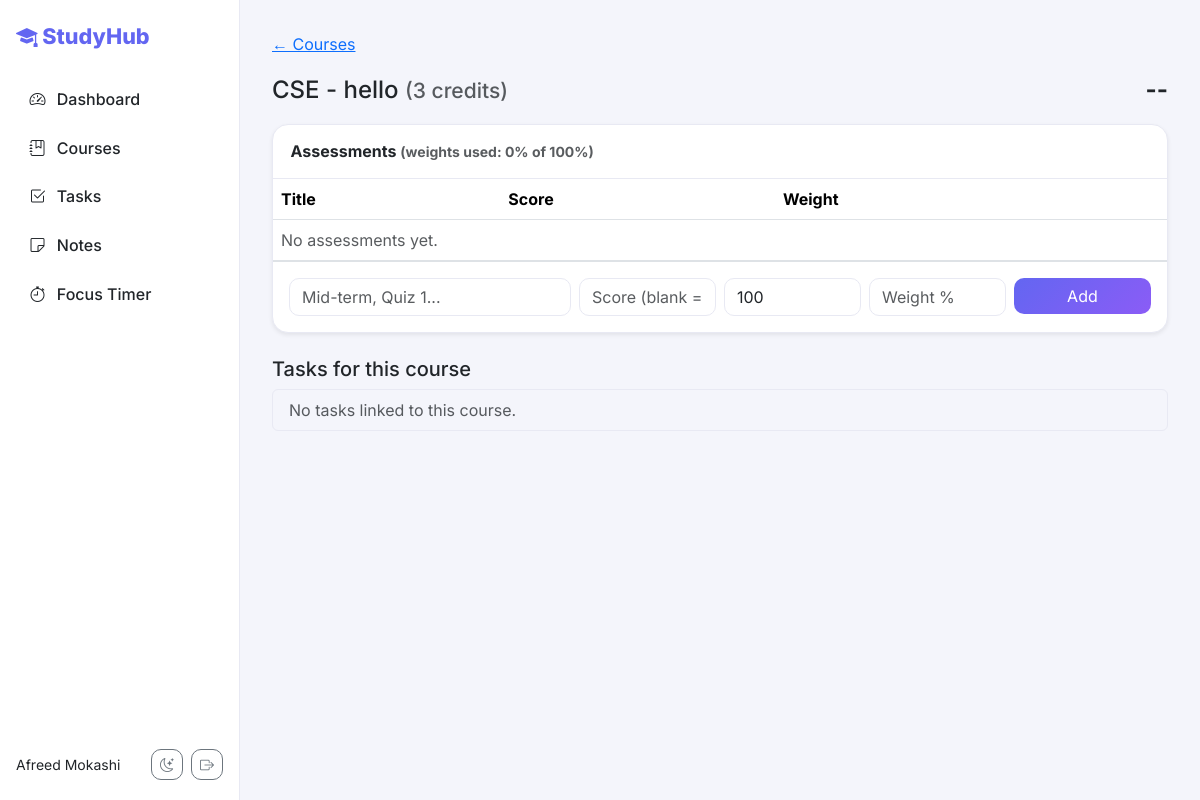
Page /courses/1 (signed in) on the committed database.
### app/models.py (models this page shows, shortened)
class User(UserMixin, db.Model):
    id = db.Column(db.Integer, primary_key=True)
    name = db.Column(db.String(80), nullable=False)
    email = db.Column(db.String(120), unique=True, nullable=False)
    password_hash = db.Column(db.String(256), nullable=False)
    courses = db.relationship("Course", backref="user", cascade="all, delete-orphan")

class Course(db.Model):
    id = db.Column(db.Integer, primary_key=True)
    user_id = db.Column(db.Integer, db.ForeignKey("user.id"), nullable=False)
    code = db.Column(db.String(20), nullable=False)
    name = db.Column(db.String(120), nullable=False)
    credits = db.Column(db.Integer, nullable=False, default=3)
    assessments = db.relationship("Assessment", backref="course", cascade="all, delete-orphan")
    tasks = db.relationship("Task", backref="course")
    sessions = db.relationship("StudySession", backref="course")

### app/main.py (the view)
@bp.route("/courses/<int:course_id>")
@login_required
def course_detail(course_id):
    course = owned_or_404(Course, course_id)
    pct = course_percentage(course.assessments)
    tasks = Task.query.filter_by(course_id=course.id).order_by(Task.due_date).all()
    targets = []
    if any(a.score is None for a in course.assessments):
        targets = [(gp, needed_score(course.assessments, t))
                   for gp, t in ((10, 90), (9, 80), (8, 70), (7, 60))]
    return render_template(
        "course_detail.html", course=course, pct=pct, points=percentage_to_points(pct),
        tasks=tasks, weight_used=sum(a.weight for a in course.assessments), targets=targets,
    )

### app/grades.py (called while the page is built)
def percentage_to_points(pct):
    if pct is None:
        return None
    for floor, points in ((90, 10), (80, 9), (70, 8), (60, 7), (50, 6), (40, 5)):
        if pct >= floor:
            return points
    return 0

def course_percentage(assessments):
    graded = [a for a in assessments if a.score is not None and a.max_score > 0]
    total_weight = sum(a.weight for a in graded)
    if not total_weight:
        return None
    return sum(a.score / a.max_score * a.weight for a in graded) / total_weight * 100

### app/main.py (called while the page is built)
def owned_or_404(model, obj_id):
    obj = db.session.get(model, obj_id)
    if obj is None:
        abort(404)
    owner_id = obj.course.user_id if model is Assessment else obj.user_id
    if owner_id != current_user.id:
        abort(404)
    return obj

### app/models.py (called while the page is built)
@login_manager.user_loader
def load_user(user_id):
    return db.session.get(User, int(user_id))

### app/templates/course_detail.html (shortened to what this page needs)
{% extends "base.html" %}
{% block content %}
<a href="{{ url_for('main.courses') }}">&larr; Courses</a>
<div class="d-flex justify-content-between align-items-center my-3">
  <h4 class="mb-0">{{ course.code }} - {{ course.name }} <small class="text-muted">({{ course.credits }} credits)</small></h4>
  <div class="text-end">
    <span class="fs-4 fw-bold">{{ '%.1f'|format(pct) ~ '%' if pct is not none else '--' }}</span>
  </div>
</div>
<div class="card shadow-sm mb-4"><div class="card-header fw-bold">Assessments
  <small class="text-muted">(weights used: {{ weight_used }}% of 100%)</small></div>
  <table class="table mb-0">
    <thead><tr><th>Title</th><th>Score</th><th>Weight</th><th></th></tr></thead>
    <tbody>
    {% for a in course.assessments %}
      <tr><td>{{ a.title }}</td>
          <td>{{ a.score if a.score is not none else 'not graded' }} / {{ a.max_score }}</td>
          <td>{{ a.weight }}%</td>
          <td class="text-end"><form method="post" action="{{ url_for('main.delete_assessment', assessment_id=a.id) }}">
            <input type="hidden" name="csrf_token" value="{{ csrf_token() }}">
            <button class="btn btn-sm btn-outline-danger">x</button></form></td></tr>
    {% else %}<tr><td colspan="4" class="text-muted">No assessments yet.</td></tr>{% endfor %}
    </tbody>
  </table>
  <div class="card-body border-top">
    <form method="post" action="{{ url_for('main.add_assessment', course_id=course.id) }}" class="row g-2">
      <div class="col-md-4"><input class="form-control" name="title" placeholder="Mid-term, Quiz 1..." required></div>
      <div class="col-md-2"><input class="form-control" name="score" placeholder="Score (blank = pending)"></div>
      <div class="col-md-2"><input class="form-control" name="max_score" value="100" placeholder="Max"></div>
      <div class="col-md-2"><input class="form-control" name="weight" placeholder="Weight %" required></div>
      <div class="col-md-2"><button class="btn btn-primary w-100">Add</button></div>
    </form>
  </div>
</div>
<h5>Tasks for this course</h5>
<ul class="list-group">
  {% for t in tasks %}
  <li class="list-group-item d-flex justify-content-between">
    <span class="{{ 'text-decoration-line-through text-muted' if t.done }}">{{ t.title }}</span>
    <span class="badge bg-secondary">{{ t.due_date }}</span></li>
  {% else %}<li class="list-group-item text-muted">No tasks linked to this course.</li>{% endfor %}
</ul>
{% endblock %}

### app/templates/base.html (shortened to what this page needs)
<!doctype html>
<html lang="en" data-bs-theme="light">
<head>
  <link href="https://cdn.jsdelivr.net/npm/bootstrap@5.3.3/dist/css/bootstrap.min.css" rel="stylesheet">
  <link href="https://cdn.jsdelivr.net/npm/bootstrap-icons@1.11.3/font/bootstrap-icons.min.css" rel="stylesheet">
  <link href="{{ url_for('static', filename='style.css') }}" rel="stylesheet">
</head>
<body class="{{ 'app' if current_user.is_authenticated else 'guest' }}">
{% if current_user.is_authenticated %}
<aside class="sidebar">
  <a class="brand" href="{{ url_for('main.dashboard') }}"><i class="bi bi-mortarboard-fill"></i> StudyHub</a>
  <nav>
    {% for ep, icon, label in [('dashboard','speedometer2','Dashboard'),('courses','journal-bookmark','Courses'),
       ('tasks','check2-square','Tasks'),('notes','sticky','Notes'),('timer','stopwatch','Focus Timer')] %}
    <a class="{{ 'active' if request.endpoint == 'main.' ~ ep }}" href="{{ url_for('main.' ~ ep) }}">
      <i class="bi bi-{{ icon }}"></i><span>{{ label }}</span></a>
    {% endfor %}
  </nav>
  <div class="side-foot d-flex align-items-center gap-2">
    <span class="name small text-truncate flex-grow-1">{{ current_user.name }}</span>
    <button class="btn btn-sm btn-outline-secondary" id="theme" title="Toggle dark mode"><i class="bi bi-moon-stars"></i></button>
    <form method="post" action="{{ url_for('auth.logout') }}">
      <button class="btn btn-sm btn-outline-secondary" title="Logout"><i class="bi bi-box-arrow-right"></i></button>
    </form>
  </div>
</aside>
{% endif %}
<main class="content">
  {% block content %}{% endblock %}
</main>
</body>
</html>

### app/static/style.css (style rules this page uses)
:root { --brand:#6366f1;--brand2:#8b5cf6;--bg:#f4f5fb;--card:#fff;--line:#e8e9f3;--shadow:0 6px 24px rgba(79,70,229,.08);--side:#fff }
body { background:var(--bg);font-family:Inter,system-ui,sans-serif }
.card { border:1px solid var(--line);border-radius:16px;background:var(--card);box-shadow:var(--shadow) }
.card-header { background:transparent;border-bottom:1px solid var(--line);padding:.9rem 1.1rem }
.btn { border-radius:10px }
.btn-primary { background:linear-gradient(135deg,var(--brand),var(--brand2));border:0 }
.form-control,.form-select { border-radius:10px;background-color:var(--card);border-color:var(--line) }
.table { --bs-table-bg:transparent }
.list-group-item { background:transparent;border-color:var(--line) }
.sidebar { position:fixed;inset:0 auto 0 0;width:240px;background:var(--side);border-right:1px solid var(--line); display:flex;flex-direction:column;padding:1.25rem 1rem;z-index:10 }
.brand { font-weight:800;font-size:1.35rem;color:var(--brand);text-decoration:none;margin-bottom:1.5rem }
.sidebar nav { display:flex;flex-direction:column;gap:.25rem;flex:1 }
.sidebar nav a { display:flex;gap:.7rem;align-items:center;padding:.65rem .85rem;border-radius:12px; color:var(--bs-body-color);text-decoration:none;font-weight:500 }
.content { margin-left:240px;padding:2rem;max-width:1200px }

### rows in the picture
User: name "Afreed Mokashi"
Course: code "CSE", name "hello", credits "3"

### other values in the picture
{{ label }} "Dashboard" "Courses" "Tasks" "Notes" "Focus Timer"
{{ '%.1f'|format(pct) ~ '%' if pct is not none else '--' }} "--"
{{ weight_used }} "0"
